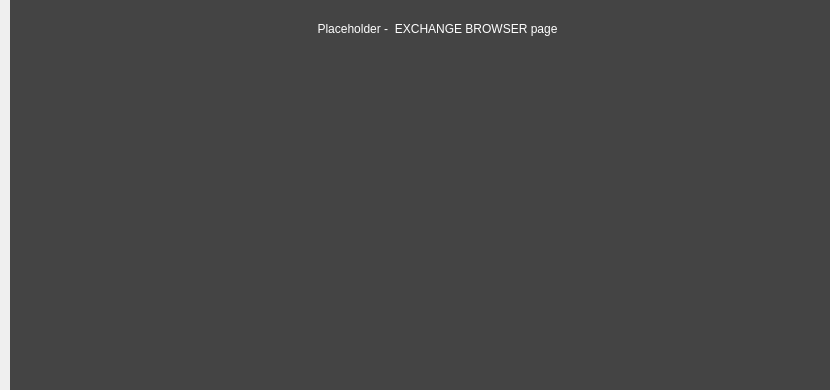
<?xml version="1.0" encoding="UTF-8"?>
<ui version="4.0">
 <class>ExchangeBrowserPage</class>
 <widget class="QWidget" name="ExchangeBrowserPage">
  <property name="geometry">
   <rect>
    <x>0</x>
    <y>0</y>
    <width>830</width>
    <height>390</height>
   </rect>
  </property>
  <property name="maximumSize">
   <size>
    <width>16777215</width>
    <height>390</height>
   </size>
  </property>
  <property name="windowTitle">
   <string>Form</string>
  </property>
  <widget class="QFrame" name="frame">
   <property name="geometry">
    <rect>
     <x>10</x>
     <y>0</y>
     <width>830</width>
     <height>390</height>
    </rect>
   </property>
   <property name="styleSheet">
    <string notr="true">color: white; background: #444444; border: none;</string>
   </property>
   <property name="frameShape">
    <enum>QFrame::StyledPanel</enum>
   </property>
   <property name="frameShadow">
    <enum>QFrame::Raised</enum>
   </property>
   <widget class="QLabel" name="label_2">
    <property name="geometry">
     <rect>
      <x>277</x>
      <y>20</y>
      <width>301</width>
      <height>17</height>
     </rect>
    </property>
    <property name="text">
     <string>Placeholder -  EXCHANGE BROWSER page</string>
    </property>
    <property name="alignment">
     <set>Qt::AlignCenter</set>
    </property>
   </widget>
  </widget>
 </widget>
 <resources/>
 <connections/>
</ui>
